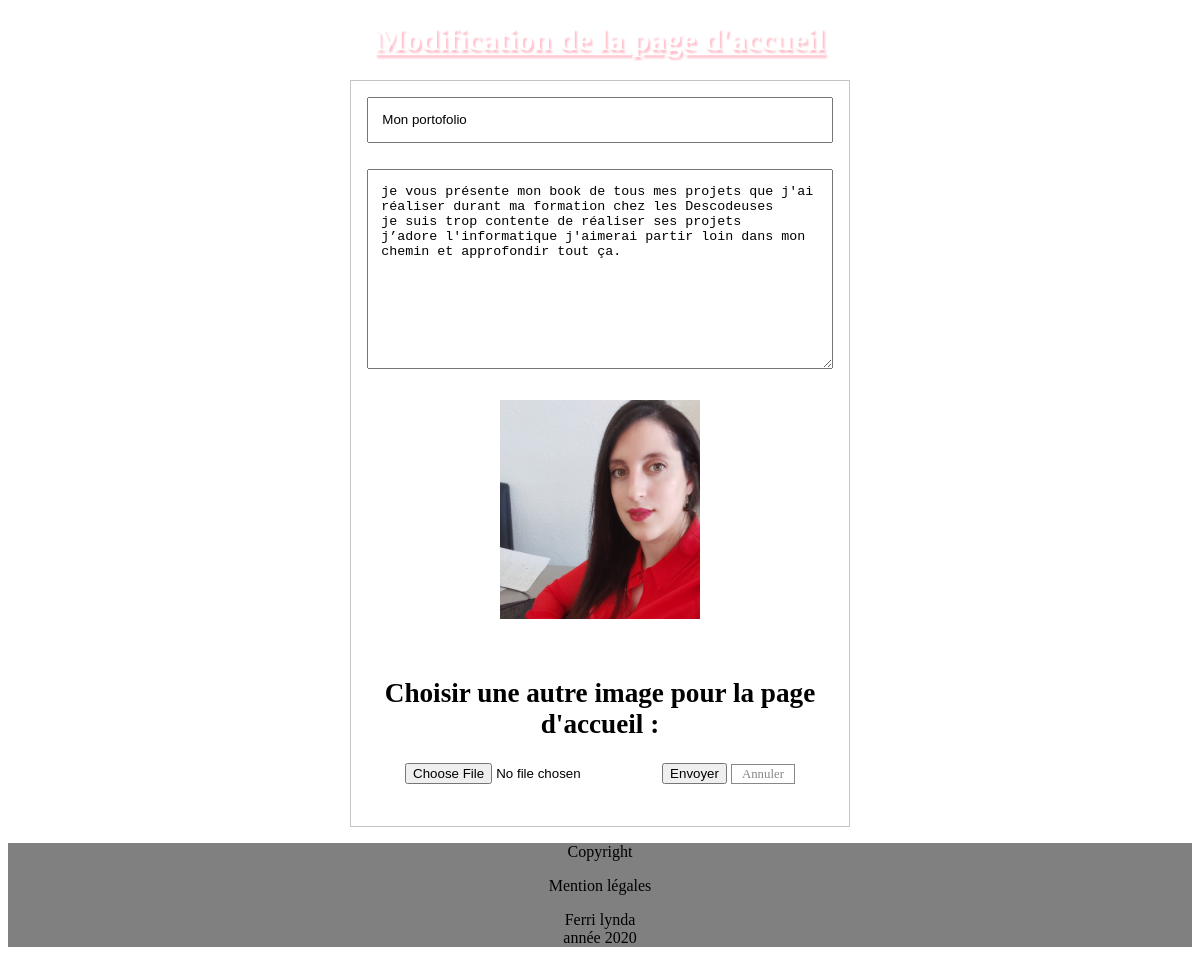
Screenshot of /admin/accueil/formulaire_accueil.php (signed in) with the database file from the repository.
### tables this page shows
CREATE TABLE IF NOT EXISTS `general` (
  `id_general` int(11) NOT NULL AUTO_INCREMENT,
  `iduu` varchar(150) NOT NULL,
  `valeur` text NOT NULL,
  PRIMARY KEY (`id_general`)
);

### admin/accueil/formulaire_accueil.php (the view, shortened to what this page needs)
<?php
include "../include/entete.php";
?>
    <h1>Modification de la page d'accueil</h1>
    <div class="form">
        <form enctype="multipart/form-data" action="formulaire_accueil_reponse.php" method="post">
            <div class="field">
            <input type="text" name="titre" value="<?php echo montrerValeur("TITRE_ACCUEIL")?>" placeholder="Titre de la page" />
            </div>
            <textarea name="texteAccueil"><?php echo montrerValeur("TEXTE_ACCUEIL")?></textarea>
            <div class="image_admin">
            <?php echo html_image("templates/images/accueil.jpg", "mini_image");?>
            </div>
            <h2>Choisir une  autre image pour la page d'accueil  :</h2>
              <input name="imageAccueil" type="file"  accept="image/jpeg" />
            <input type="submit" value="Envoyer" />
            <a href="<?php echo descodeuses_URL_SITE ?>admin/accueil.php" class="button">Annuler</a>
        </form>
    </div>
<?php
include "../include/footer.php";

### admin/css/style_admin.css (style rules this page uses)
h1 { font-size: 2em; color: white; text-align: center; text-decoration: underline; text-shadow: 2px 3px 2px pink; }
h2 { font-size: 1.7em; color: black; }
.form, .list { width: 500px; border: #c4c4c4 solid 1px; padding: 1em; text-align: center; margin: auto; box-sizing: border-box; }
.form textarea { width: 100%; height: 200px; margin-bottom: 2em; padding: 1em; box-sizing: border-box; }
.form input { margin-bottom: 2em; }
.field input { width: 100%; padding: 1em; box-sizing: border-box; }
.button { border:#ccc; font-size: 0.8em; color:#888; text-decoration: none; border: 1px #888 solid; padding: 2px 10px; }

### rows the page displays
general: titre "Mon portofolio"
general: texteAccueil "je vous présente mon book de tous mes projets que j'ai réaliser durant ma formation chez les Descodeuses je suis trop contente de réaliser ses projets j’adore l'informatique j'aimerai partir loin dans mon chemin et approfondir tout ça."
